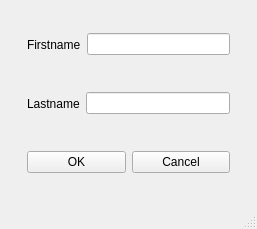
<?xml version="1.0" encoding="UTF-8"?>
<ui version="4.0">
 <class>MainWindow</class>
 <widget class="QMainWindow" name="MainWindow">
  <property name="geometry">
   <rect>
    <x>0</x>
    <y>0</y>
    <width>257</width>
    <height>229</height>
   </rect>
  </property>
  <property name="sizePolicy">
   <sizepolicy hsizetype="Fixed" vsizetype="Fixed">
    <horstretch>0</horstretch>
    <verstretch>0</verstretch>
   </sizepolicy>
  </property>
  <property name="maximumSize">
   <size>
    <width>16777215</width>
    <height>16777215</height>
   </size>
  </property>
  <property name="windowTitle">
   <string>MainWindow</string>
  </property>
  <widget class="QWidget" name="centralwidget">
   <layout class="QVBoxLayout" name="verticalLayout_2">
    <item>
     <widget class="QFrame" name="frame_4">
      <property name="frameShape">
       <enum>QFrame::NoFrame</enum>
      </property>
      <property name="frameShadow">
       <enum>QFrame::Raised</enum>
      </property>
      <layout class="QVBoxLayout" name="verticalLayout">
       <item>
        <widget class="QFrame" name="frame_3">
         <property name="frameShape">
          <enum>QFrame::NoFrame</enum>
         </property>
         <property name="frameShadow">
          <enum>QFrame::Raised</enum>
         </property>
         <layout class="QHBoxLayout" name="horizontalLayout_3">
          <item>
           <widget class="QLabel" name="label">
            <property name="text">
             <string>Firstname</string>
            </property>
           </widget>
          </item>
          <item>
           <widget class="QLineEdit" name="in_1"/>
          </item>
         </layout>
        </widget>
       </item>
       <item>
        <widget class="QFrame" name="frame_2">
         <property name="frameShape">
          <enum>QFrame::NoFrame</enum>
         </property>
         <property name="frameShadow">
          <enum>QFrame::Raised</enum>
         </property>
         <layout class="QHBoxLayout" name="horizontalLayout_2">
          <item>
           <widget class="QLabel" name="label_2">
            <property name="text">
             <string>Lastname</string>
            </property>
           </widget>
          </item>
          <item>
           <widget class="QLineEdit" name="in_2"/>
          </item>
         </layout>
        </widget>
       </item>
       <item>
        <widget class="QFrame" name="frame">
         <property name="frameShape">
          <enum>QFrame::NoFrame</enum>
         </property>
         <property name="frameShadow">
          <enum>QFrame::Raised</enum>
         </property>
         <layout class="QHBoxLayout" name="horizontalLayout">
          <item>
           <widget class="QPushButton" name="btn_1">
            <property name="text">
             <string>OK</string>
            </property>
           </widget>
          </item>
          <item>
           <widget class="QPushButton" name="btn_2">
            <property name="text">
             <string>Cancel</string>
            </property>
           </widget>
          </item>
         </layout>
        </widget>
       </item>
      </layout>
     </widget>
    </item>
   </layout>
  </widget>
  <widget class="QMenuBar" name="menubar">
   <property name="geometry">
    <rect>
     <x>0</x>
     <y>0</y>
     <width>257</width>
     <height>21</height>
    </rect>
   </property>
  </widget>
  <widget class="QStatusBar" name="statusbar"/>
 </widget>
 <resources/>
 <connections/>
</ui>
